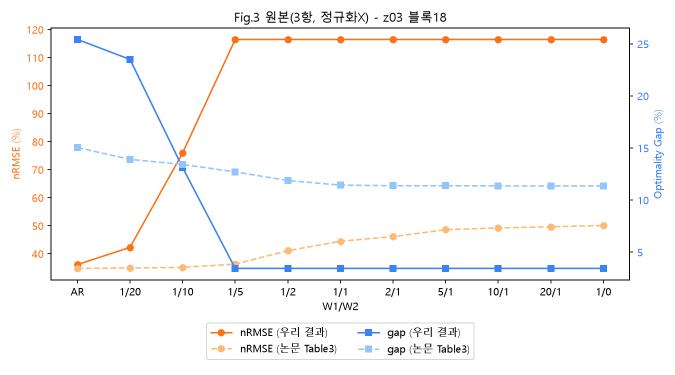
#> input picture 기본코드_(2)_AR_MLR_baseline_proposed_3가지_profit_figure코드/fig3_ar_original.png, 1350 x 750 px (shown at 1/2 size); its folder holds 6 pictures in this run
$ python temp_extract_fig_values.py
#> lines starting #> are read from the running program, lines starting #| are printed output that depends on the picture; after the words box and inside, x2 and y2 are one past the last pixel; in counts of white or black regions, pixels touching at a corner belong together
# -*- coding: utf-8 -*-
# 기본코드_(2) 디렉토리의 fig3_ar_original.png / fig6_mlr_original.png에서
# "1/20" (W1=1,W2=20) 지점의 nRMSE/Gap 픽셀 좌표를 읽어 축 스케일로 역산한다.
import numpy as np
from PIL import Image

DIR = r"기본코드_(2)_AR_MLR_baseline_proposed_3가지_profit_figure코드"

def analyze(fname, orange_hex="#F97316", blue_hex="#3B82F6"):
#> called with fname = 'fig3_ar_original.png', orange_hex = '#F97316', blue_hex = '#3B82F6'
    img = Image.open(f"{DIR}/{fname}").convert("RGB")
    arr = np.array(img)
    print(f"=== {fname} === shape={arr.shape}")
#| === fig3_ar_original.png === shape=(750, 1350, 3)

    def hex_to_rgb(h):
        h = h.lstrip("#")
        return tuple(int(h[i:i+2], 16) for i in (0, 2, 4))

    orange = np.array(hex_to_rgb(orange_hex))
    blue = np.array(hex_to_rgb(blue_hex))

    def mask_color(target, tol=25):
#> called with target = array of shape (3,), tol = 25
        diff = np.abs(arr.astype(int) - target.astype(int)).sum(axis=2)
#> diff: shape (750, 1350) int64; 385 distinct labels, from 0 to 429
        return diff < tol
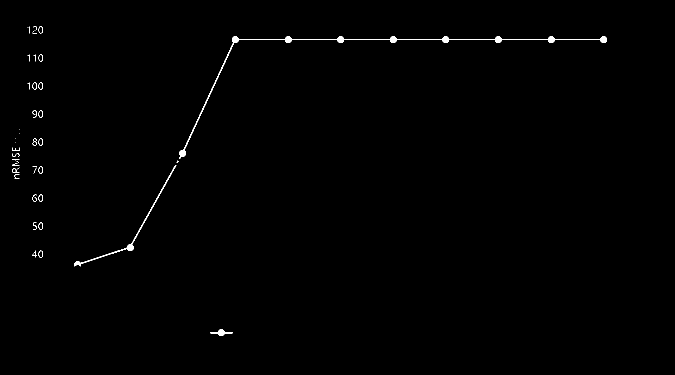
#> returned value: shape (750, 1350) bool (shown at 1/2 size); 0.5% white; 45 white regions (23 under 20 px), largest, box (x1, y1, x2, y2) and area: (358, 73, 1214, 318) 3144, (149, 330, 353, 533) 869, (421, 659, 465, 672) 238

    om = mask_color(orange)
    bm = mask_color(blue)
#> call 2 of mask_color, with target = array of shape (3,), tol = 25
#> in mask_color (call 2), `diff = np.abs(arr.astype(int) - target.astype(int)).sum(axis=2)`:
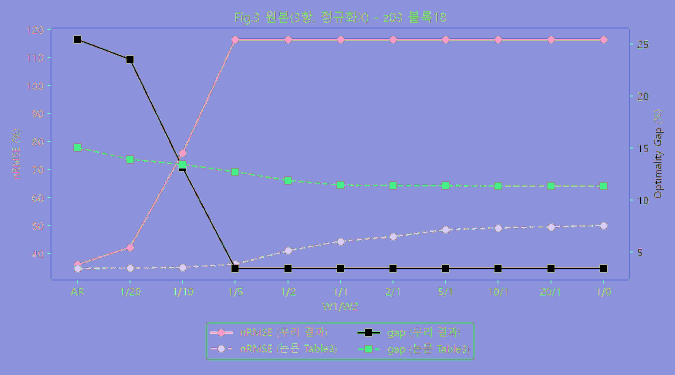
#> diff: shape (750, 1350) int64 (shown at 1/2 size); 380 distinct labels, from 0 to 435; one colour per label, 0 black
#> in mask_color (call 2), `return diff < tol`:
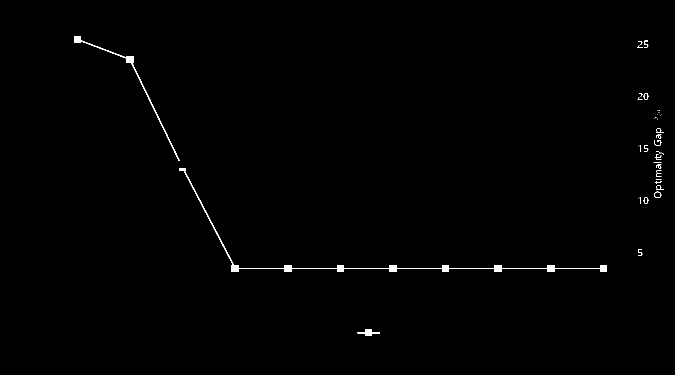
#> returned value: shape (750, 1350) bool (shown at 1/2 size); 0.55% white; 44 white regions (24 under 20 px), largest, box (x1, y1, x2, y2) and area: (358, 336, 1214, 544) 3416, (148, 72, 360, 322) 1116, (715, 658, 760, 672) 289
    ys, xs = np.where(om)
#> ys = 5113 values from 53 to 671; xs = 5113 values, max 1213 at index 400, min 25 at index 3375, mean 533
    print("orange pixel count:", len(xs), "x range:", xs.min() if len(xs) else None, xs.max() if len(xs) else None)
#| orange pixel count: 5113 x range: 25 1213
    ys2, xs2 = np.where(bm)
#> ys2 = 5588 values from 72 to 671; xs2 = 5588 values, max 1327 at index 1185, min 148 at index 0, mean 736.2
    print("blue pixel count:", len(xs2), "x range:", xs2.min() if len(xs2) else None, xs2.max() if len(xs2) else None)
#| blue pixel count: 5588 x range: 148 1327
    return arr, om, bm

analyze("fig3_ar_original.png")
analyze("fig6_mlr_original.png")
#> call 2 of analyze, with fname = 'fig6_mlr_original.png', orange_hex = '#F97316', blue_hex = '#3B82F6'
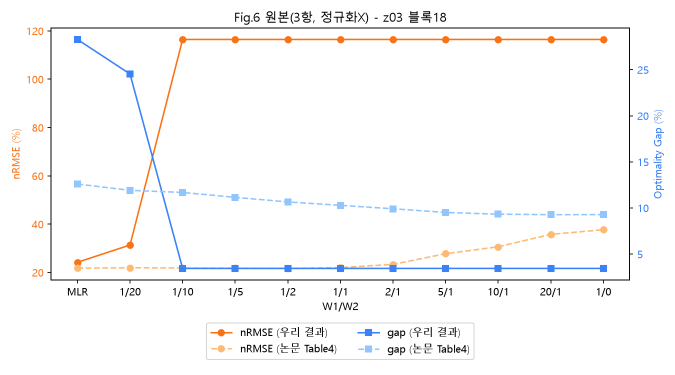
#> input picture 기본코드_(2)_AR_MLR_baseline_proposed_3가지_profit_figure코드/fig6_mlr_original.png, 1350 x 750 px (shown at 1/2 size)
#| === fig6_mlr_original.png === shape=(750, 1350, 3)
#> call 3 of mask_color, with target = array of shape (3,), tol = 25
#> in mask_color (call 3), `diff = np.abs(arr.astype(int) - target.astype(int)).sum(axis=2)`:
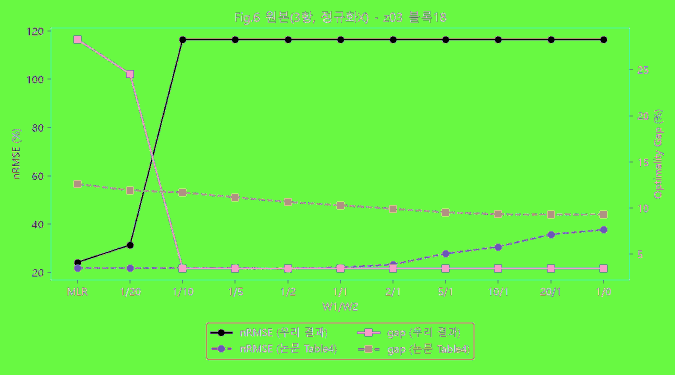
#> diff: shape (750, 1350) int64 (shown at 1/2 size); 386 distinct labels, from 0 to 429; one colour per label, 0 black
#> in mask_color (call 3), `return diff < tol`: returned value: shape (750, 1350) bool; 0.5% white; 36 white regions (18 under 20 px), largest, box (x1, y1, x2, y2) and area: (306, 73, 1214, 312) 3307, (149, 384, 288, 530) 720, (421, 659, 465, 672) 238
#> call 4 of mask_color, with target = array of shape (3,), tol = 25
#> in mask_color (call 4), `diff = np.abs(arr.astype(int) - target.astype(int)).sum(axis=2)`:
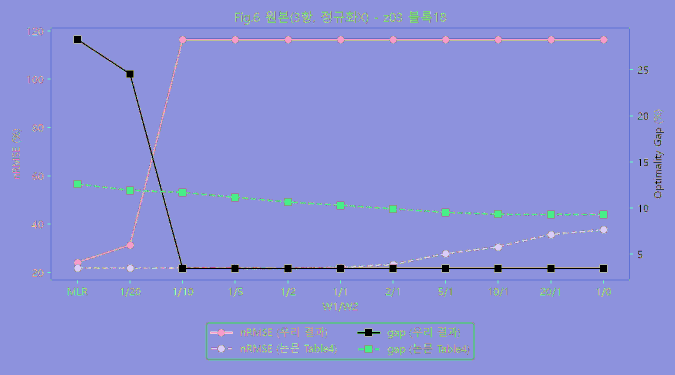
#> diff: shape (750, 1350) int64 (shown at 1/2 size); 382 distinct labels, from 0 to 435; one colour per label, 0 black
#> in mask_color (call 4), `return diff < tol`:
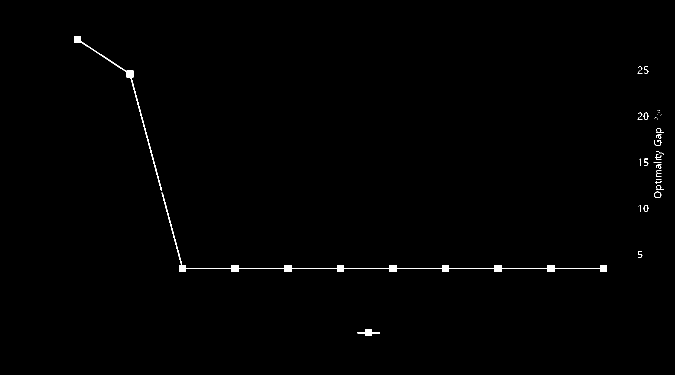
#> returned value: shape (750, 1350) bool (shown at 1/2 size); 0.57% white; 43 white regions (24 under 20 px), largest, box (x1, y1, x2, y2) and area: (323, 385, 1214, 544) 3570, (148, 72, 324, 381) 1181, (715, 658, 760, 672) 289
#> in analyze (call 2), `ys, xs = np.where(om)`: ys = 5064 values from 56 to 671; xs = 5064 values, max 1213 at index 443, min 25 at index 3531, mean 536.6
#| orange pixel count: 5064 x range: 25 1213
#> in analyze (call 2), `ys2, xs2 = np.where(bm)`: ys2 = 5804 values from 72 to 671; xs2 = 5804 values, max 1327 at index 1101, min 148 at index 0, mean 715.1
#| blue pixel count: 5804 x range: 148 1327
